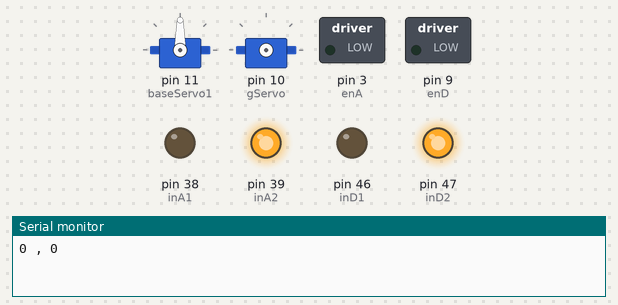
The sketch below on a simulated Arduino Mega 2560, built with avr-gcc and run on an emulated ATmega2560. Shown: 2 × servo, switched loads named in the sketch (green lamp = pin HIGH), output pins drawn as LEDs (lit = HIGH), the last lines printed to the serial monitor.

Above: at 0.1 s.
At 17.8 s:
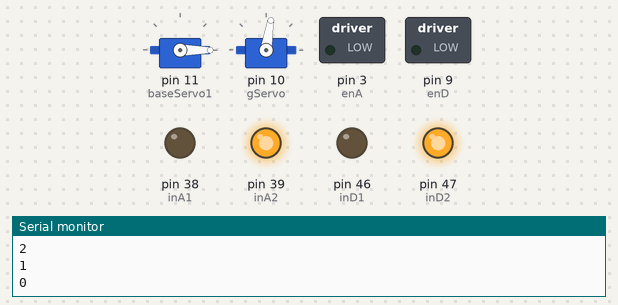
At 25.3 s:
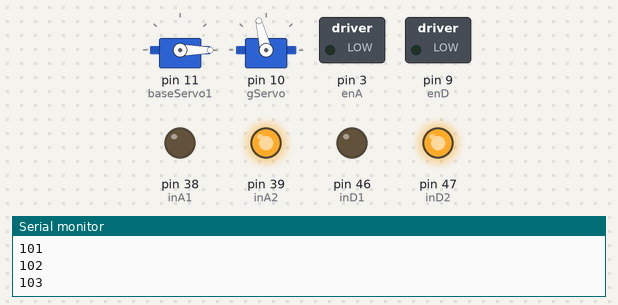
At 29.8 s:
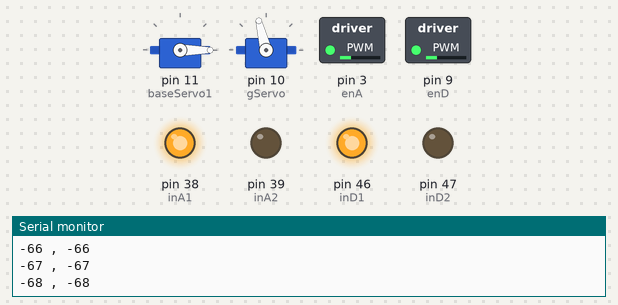
At 32.2 s:
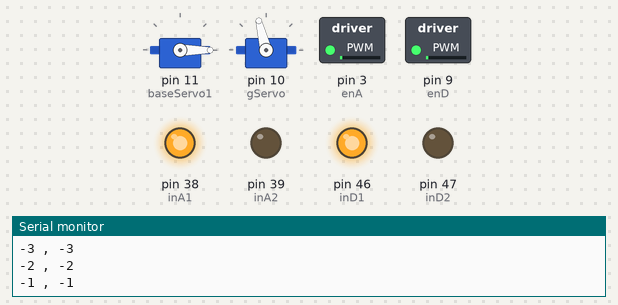
At 36.3 s:
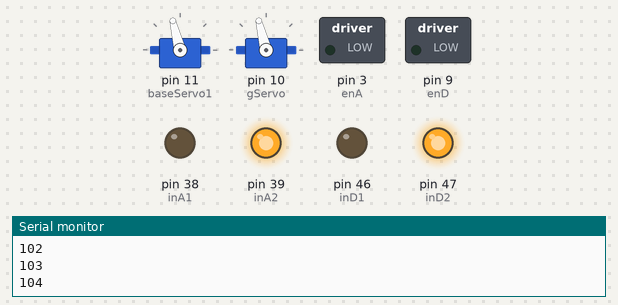
Timing chart, 0 to 37.8 s (numbered marks = the images above):
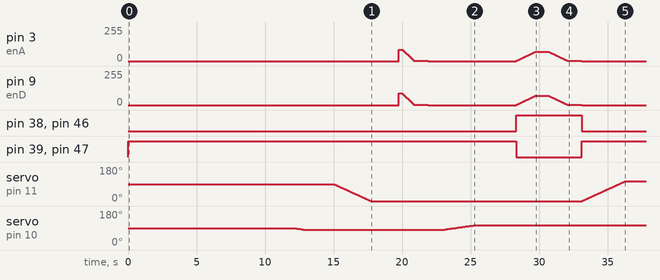

The sketch:

main.ino
```cpp
#include <Servo.h>
#include <PID_v1.h>

#define gServo 10
#define baseServo1 11
#define baselineGrip 85

#define IRpin A0

#define enA 3 //right back
//#define enB 5 //left front
//#define enC 6 //right front
#define enD 9 //left back

#define pwmA 100
#define turnVar 40

#define inA1 38
#define inA2 39
//#define inB1 41
//#define inB2 40
//#define inC1 45
//#define inC2 44
#define inD1 46
#define inD2 47

#define Ping 4

Servo gripperServo;
Servo baseServo;

double Setpoint, Input, Output;
double Kp=2.1, Ki=0, Kd=0;

PID myPID(&Input, &Output, &Setpoint, Kp, Ki, Kd, DIRECT);


void setup() {

  myPID.SetMode(AUTOMATIC);
  myPID.SetOutputLimits(-85, 85);
  myPID.SetSampleTime(25);
  Setpoint = 20;

  baseServo.attach(baseServo1);

  Serial.begin(9600);
  pinMode(enA, OUTPUT);
  //pinMode(enB, OUTPUT);
  //pinMode(enC, OUTPUT);
  pinMode(enD, OUTPUT);
  pinMode(inA1, OUTPUT);
  pinMode(inA2, OUTPUT);
  //pinMode(inB1, OUTPUT);
  //pinMode(inB2, OUTPUT);
  //pinMode(inC1, OUTPUT);
  //pinMode(inC2, OUTPUT);
  pinMode(inD1, OUTPUT);
  pinMode(inD2, OUTPUT);
  stopMotors();

  delay(5000);

  //threePointTurn();

  //forward();
  //right();
  //left();
  //slightLeft();
  //delay(1000);
  //slightRight();
  //baseServo.write(0);
  //Serial.println("0");
  //releaseGripper();
  //grip();

  delay(5000);

  pickUp();
  delay(3000);
  deposit();

}

void loop() {

  //if (readPING() > 10) {
  //  forward();
  //  Serial.println("Forward");


  //} else {
  //  stopMotors();
  //}
  //nudgeFollow();


  delay(50);

}

void nudgeFollow() {
  double ir = IRDistance();
  double ping = readPING();
  if (ping < 10) {
    stopMotors();
    delay(500);
    right();
    forward();
    delay(1000);
  } else if (ping < 35) {
    while (readPING() > 15) {
      forward();
      delay(20);
    }
  }
  /*else if (ir > 25) {
    int counter = 0;
    stopMotors();
    delay(500);
    for (int i = 0; i < 3; i++) {
      forward();
      delay(100);
      ir = IRDistance();
      if (ir > 25) {
        counter++;
      }
    }
    if (counter > 2) {
      stopMotors();
      delay(500);
      left();
      forward();
      delay(1000);
    }
  } */
  else if (ir > 20) {
    slightLeft();
  } else if (ir < 10) {
    slightRight();
  } else {
    forward();
    delay(50);
  }
}

void slightLeft() {
  stopMotors();
  delay(500);
  motorOut(100, -100);
  delay(350);
  motorOut(90, 90);
  delay(500);
  stopMotors();
  delay(500);
}

void slightRight() {
  stopMotors();
  delay(500);
  motorOut(-100, 100);
  delay(250);
  motorOut(90, 90);
  delay(500);
  stopMotors();
  delay(500);
}

void PIDfollow() {
  Input = IRDistance();
  if (Input > 25) {
    int counter = 0;
    stopMotors();
    delay(1000);
    for (int i = 0; i < 10; i++) {
      forward();
      delay(100);
      Input = IRDistance();
      if (Input > 25) {
        counter++;
      }
    }
    if (counter > 9) {
      stopMotors();
      delay(1000);
      left();
      forward();
      delay(1000);
    }
  } else {
    myPID.Compute();
    int right = pwmA - Output;
    int left = pwmA + Output;
    //if (right == 0) {
      //right = -100;
      //left = 150;
    //} else if (left == 0) {
      //left = -100;
      //right = 150;
    //}
    motorOut(right, left);
  }
}

void stopMotors() {
  motorOut(0, 0);
}

void motorOut(int right, int left) {
  if (right < 0) {
    rightBack();
  } else {
    rightForward();
  }
  if (left < 0) {
    leftBack();
  } else {
    leftForward();
  }

  analogWrite(enA, abs(right));
  //analogWrite(enB, abs(left));
  //analogWrite(enC, abs(right));
  analogWrite(enD, abs(left));
  Serial.println(String(right) + " , " + String(left));
}

void forward() {
  motorOut(pwmA, pwmA);
}

void right() {
  motorOut(-100, 100);
  delay(700);
  stopMotors();
  delay(500);
}

void left() {
  motorOut(100, -100);
  delay(700);
  stopMotors();
  delay(500);
}

void back() {
  motorOut(-pwmA, -pwmA);
}

void rightForward() {
  digitalWrite(inA1, LOW);
  digitalWrite(inA2, HIGH);
  //digitalWrite(inC1, LOW);
  //digitalWrite(inC2, HIGH);
}

void leftForward() {
  //digitalWrite(inB1, LOW);
  //digitalWrite(inB2, HIGH);
  digitalWrite(inD1, LOW);
  digitalWrite(inD2, HIGH);
}

void rightBack() {
  digitalWrite(inA1, HIGH);
  digitalWrite(inA2, LOW);
  //digitalWrite(inC1, HIGH);
  //digitalWrite(inC2, LOW);
}

void leftBack() {
  //digitalWrite(inB1, HIGH);
  //digitalWrite(inB2, LOW);
  digitalWrite(inD1, HIGH);
  digitalWrite(inD2, LOW);
}

unsigned long measureDistance()
{
  // set pin as output so we can send a pulse
  pinMode(Ping, OUTPUT);
  // set output to LOW
  digitalWrite(Ping, LOW);
  delayMicroseconds(5);

  // now send the 5uS pulse out to activate Ping)))
  digitalWrite(Ping, HIGH);
  delayMicroseconds(5);
  digitalWrite(Ping, LOW);

  // now we need to change the digital pin
  // to input to read the incoming pulse
  pinMode(Ping, INPUT);

  // finally, measure the length of the incoming pulse
  return pulseIn(Ping, HIGH);
}

float readPING() {
  //read the front distance of the robot (PING)
  float a = 343.0 * measureDistance() / 1000000 / 2 * 100;
  return a;
}

void pickUp() {
  releaseGripper();
  lowerGripper();
  forwardSlow();
  delay(1000);
  stopMotors();
  delay(1000);
  grip();
  delay(1000);
  backSlow();
  delay(1000);
  stopMotors();
  liftGripper();
}

void deposit() {
  lowerGripper();
  forwardSlow();
  delay(1000);
  stopMotors();
  delay(1000);
  releaseGripper();
  backSlow();
  delay(1000);
  stopMotors();
  delay(1000);
  liftGripper();
  grip();
}

void releaseGripper() {
  gripperServo.detach();
  gripperServo.attach(gServo);
  delay(2000);
  for (int i = gripperServo.read(); i > 80; i--) {
    gripperServo.write(i);
    delay(100);
    Serial.println(gripperServo.read());
  }
  delay(2000);
}

void grip() {
  for (int i = gripperServo.read(); i < 105; i++) {
    gripperServo.write(i);
    delay(100);
    Serial.println(gripperServo.read());
  }
  delay(2000);
}

void liftGripper() {
  for (int i = baseServo.read(); i < 105; i++) {
    baseServo.write(i);
    delay(30);
    Serial.println(baseServo.read());
  }
  delay(2000);
}

void lowerGripper() {
  for (int i = baseServo.read(); i > -1; i--) {
    baseServo.write(i);
    delay(30);
    Serial.println(baseServo.read());
  }
  delay(2000);
}


float IRDistance() {
  float volt = analogRead(IRpin) * 0.0048828125;
  //return volt;
  float dist = 1.9735 * volt * volt - 15.378 * volt + 35.352;
  Serial.println(dist);
  return dist;
}

void backSlow() {
  for (int i = 0; i > -69; i--) {
    motorOut(i, i);
    delay(20);
  }

  delay(1000);
  for (int i = -69; i < 0; i++) {
    motorOut(i, i);
    delay(20);
  }
}

void forwardSlow() {
  //for (int i = 0; i < 80; i++) {
  //  motorOut(i, i);
  motorOut(85, 89);
  //  delay(20);
  //}
  delay(250);
  for (int i = 87; i > 0; i--) {
    motorOut(i, i);
    delay(10);
  }
}
```

Measured:
- by itself, pin 38 (inA1), pin 46 (inD1): LOW → HIGH at 28.3 s, → LOW 4.8 s later
- by itself, pin 39 (inA2), pin 47 (inD2): LOW → HIGH at 0.00 s, → LOW 28.3 s later, → HIGH 4.8 s later
- by itself, servo on pin 10 (gServo): 90° → 89° at 12.1 s, → 88° 0.10 s later, → 87° 0.10 s later, → 86° 0.10 s later, … (32 changes in this stretch)
